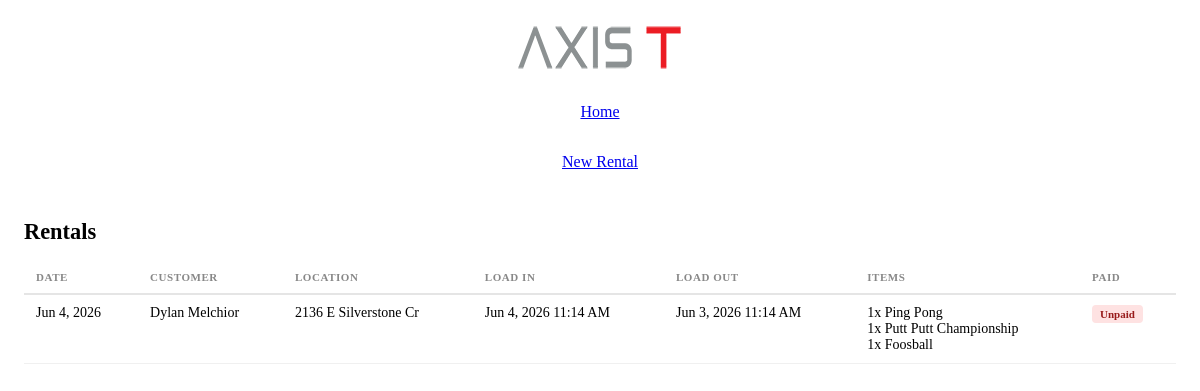
Page /rentals/list_view (signed in) on the committed database.
### dashboard/models.py (models this page shows)
class Rental(models.Model):
    customer = models.ForeignKey(Customer, on_delete=models.CASCADE)
    location = models.CharField(max_length = 200)
    totalPrice = models.DecimalField(max_digits = 20, decimal_places = 2, default=0)
    deliveryDate = models.DateTimeField(null = True)
    eventDateStart = models.DateTimeField(null = True)
    eventDateEnd = models.DateTimeField(null = True)
    pickupDate = models.DateTimeField(null = True)

class Customer(models.Model):
    name = models.CharField(max_length=200)
    phone = models.CharField(max_length=200, null = True)
    email = models.EmailField(default = "None", null = True)
    qb_id = models.BigIntegerField()
    sms_consent = models.BooleanField(default = False)
    def __str__(self):
        return self.name

class RentalItem(models.Model):
    rental = models.ForeignKey(Rental, on_delete = models.CASCADE)
    item = models.ForeignKey(Item, on_delete = models.CASCADE)
    quantity = models.IntegerField()
    notes = models.CharField(max_length = 500, null = True)

class Item(models.Model):
    name = models.CharField(max_length = 200)
    itemPrice = models.DecimalField(max_digits = 10, decimal_places = 2)
    itemWidth = models.DecimalField(max_digits = 6, decimal_places = 2)
    itemHeight = models.DecimalField(max_digits = 6, decimal_places = 2)
    itemDepth = models.DecimalField(max_digits = 6, decimal_places = 2)
    itemDescription = models.CharField(max_length = 200, null = True)

### dashboard/views.py (the view)
# urls.py: path("rentals/list_view", views.rentals_list_view, name="rentals_list_view"),
@login_required
def rentals_list_view(request):
    today = datetime.today()
    year  = int(request.GET.get('year', today.year))
    year_start = datetime(year, 1, 1)
    year_end   = datetime(year, 12, 31, 23, 59, 59)
    rentals = Rental.objects.prefetch_related('rentalitem_set__item').filter(
        pickupDate__gte=year_start,
        deliveryDate__lte=year_end
    ).order_by('deliveryDate')
    return render(request, 'rentals_list_view.html', {
        'rentals': rentals,
    })

### dashboard/templates/rentals_list_view.html (shortened to what this page needs)
<!doctype html>
<html lang="en">
  <head>
    <link rel="stylesheet" href="/static/main.css" />
  </head>
  <body>
    <header>
      <nav>
        <div class="header-logo">
          <img src="/static/axist_footer_logo.png" />
        </div>
        <div class="home-link">
          <p><a href="/dashboard/"> Home </a></p>
        </div>
        <div class="nav-link">
          <p><a href="/newrental/"> New Rental </a></p>
        </div>
      </nav>
    </header>
    <div class="table-wrap">
      <div class="table-header">
        <h2>Rentals</h2>
      </div>
      <table>
        <thead>
          <tr>
            <th>Date</th>
            <th>Customer</th>
            <th>Location</th>
            <th>Load in</th>
            <th>Load out</th>
            <th>Items</th>
            <th>Paid</th>
          </tr>
        </thead>
        <tbody>
          {% for rental in rentals %}
          <tr>
            <td>
              <a href="{% url 'rental_card' rental.id %}" class="rental-link">
                {{ rental.eventDateStart|date:"M j, Y" }}
              </a>
            </td>
            <td>{{ rental.customer }}</td>
            <td>{{ rental.location }}</td>
            <td>{{ rental.deliveryDate|date:"M j, Y g:i A" }}</td>
            <td>{{ rental.pickupDate|date:"M j, Y g:i A" }}</td>
            <td>
              <ul class="items-list">
                {% for item in rental.rentalitem_set.all %}
                <li>{{ item.quantity }}x {{ item.item.name }}</li>
                {% empty %}
                <li style="color: #aaa">—</li>
                {% endfor %}
              </ul>
            </td>
            <td>
              {% if rental.is_paid %}
              <span class="badge badge-paid">Paid</span>
              {% else %}
              <span class="badge badge-unpaid">Unpaid</span>
              {% endif %}
            </td>
          </tr>
          {% endfor %}
        </tbody>
      </table>
    </div>
  </body>
</html>

### dashboard/static/main.css (style rules this page uses)
header { display: flex; flex-direction: column; }
.header-logo { display:flex; justify-content: center; }
nav { display: flex; flex-direction: column; }
.home-link { display: flex; flex-direction: column; align-items: center; }
.nav-link { display: flex; flex-direction: row; justify-content: center; gap: 1rem; }
.header-logo { padding: 1rem; }

### dashboard/templates/rentals_list_view.html (style rules this page uses)
.table-wrap { max-width: 1200px; margin: 2rem auto; padding: 0 1rem; }
.table-header { display: flex; align-items: center; justify-content: space-between; margin-bottom: 1rem; }
.table-header h2 { font-size: 1.4rem; font-weight: 600; margin: 0; }
table { width: 100%; border-collapse: collapse; font-size: 14px; }
thead th { text-align: left; padding: 10px 12px; border-bottom: 2px solid #e5e5e5; font-size: 11px; text-transform: uppercase; letter-spacing: 0.05em; color: #888; font-weight: 600; }
tbody td { padding: 10px 12px; border-bottom: 1px solid #f0f0f0; vertical-align: top; }
.items-list { margin: 0; padding: 0; list-style: none; }
.items-list li { white-space: nowrap; }
.badge { display: inline-block; font-size: 11px; font-weight: 600; padding: 3px 8px; border-radius: 4px; }
.badge-unpaid { background: #fee2e2; color: #991b1b; }
.rental-link { text-decoration: none; color: inherit; font-weight: 500; }

### rows in the picture
Rental: eventDateStart "Jun 4, 2026", customer "Dylan Melchior", location "2136 E Silverstone Cr", deliveryDate "Jun 4, 2026 11:14 AM", pickupDate "Jun 3, 2026 11:14 AM"
RentalItem: quantity "1", item.name "Ping Pong"
RentalItem: quantity "1", item.name "Putt Putt Championship"
RentalItem: quantity "1", item.name "Foosball"
